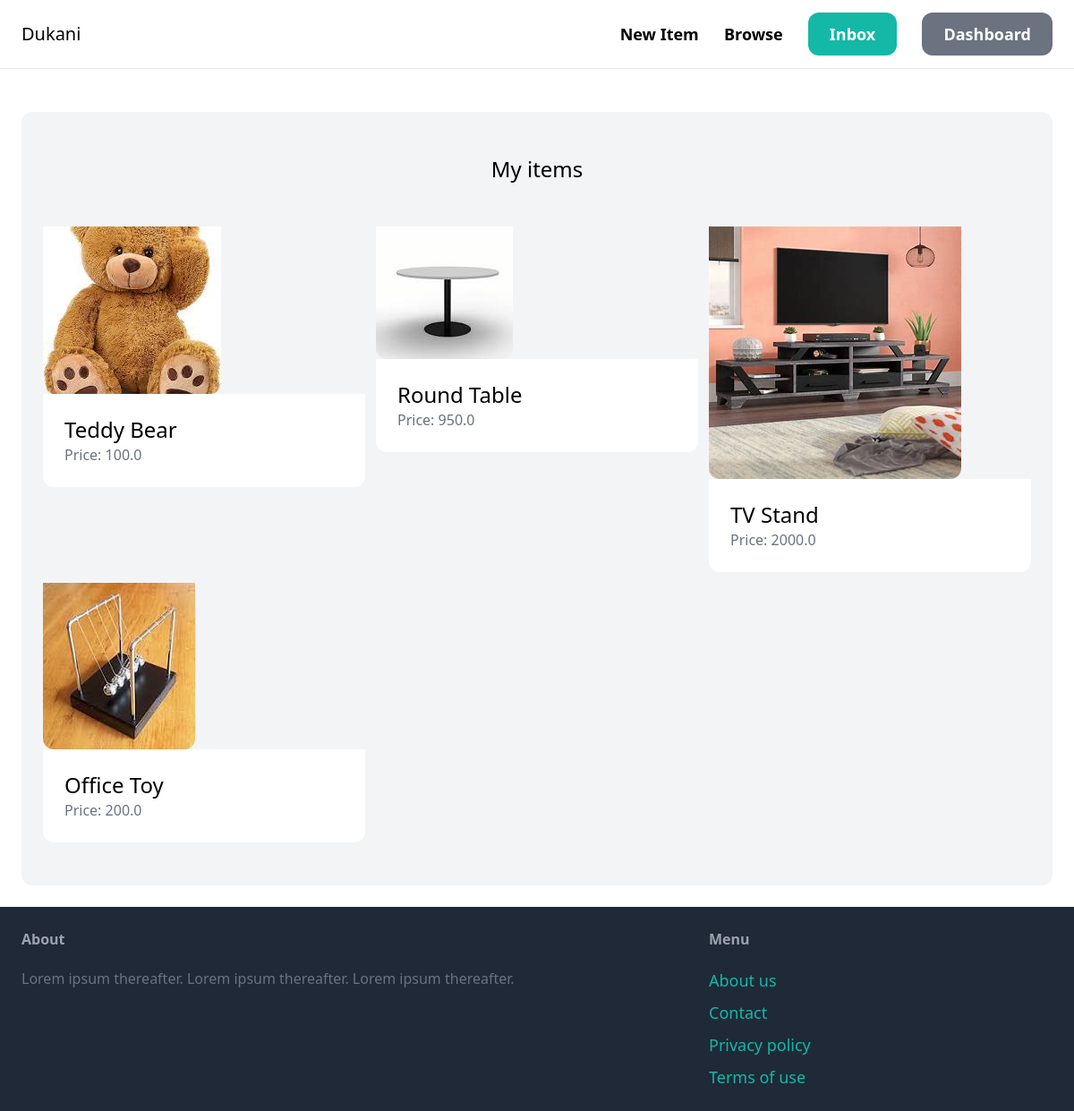
Page /dashboard/ (signed in) on the earlier database version.
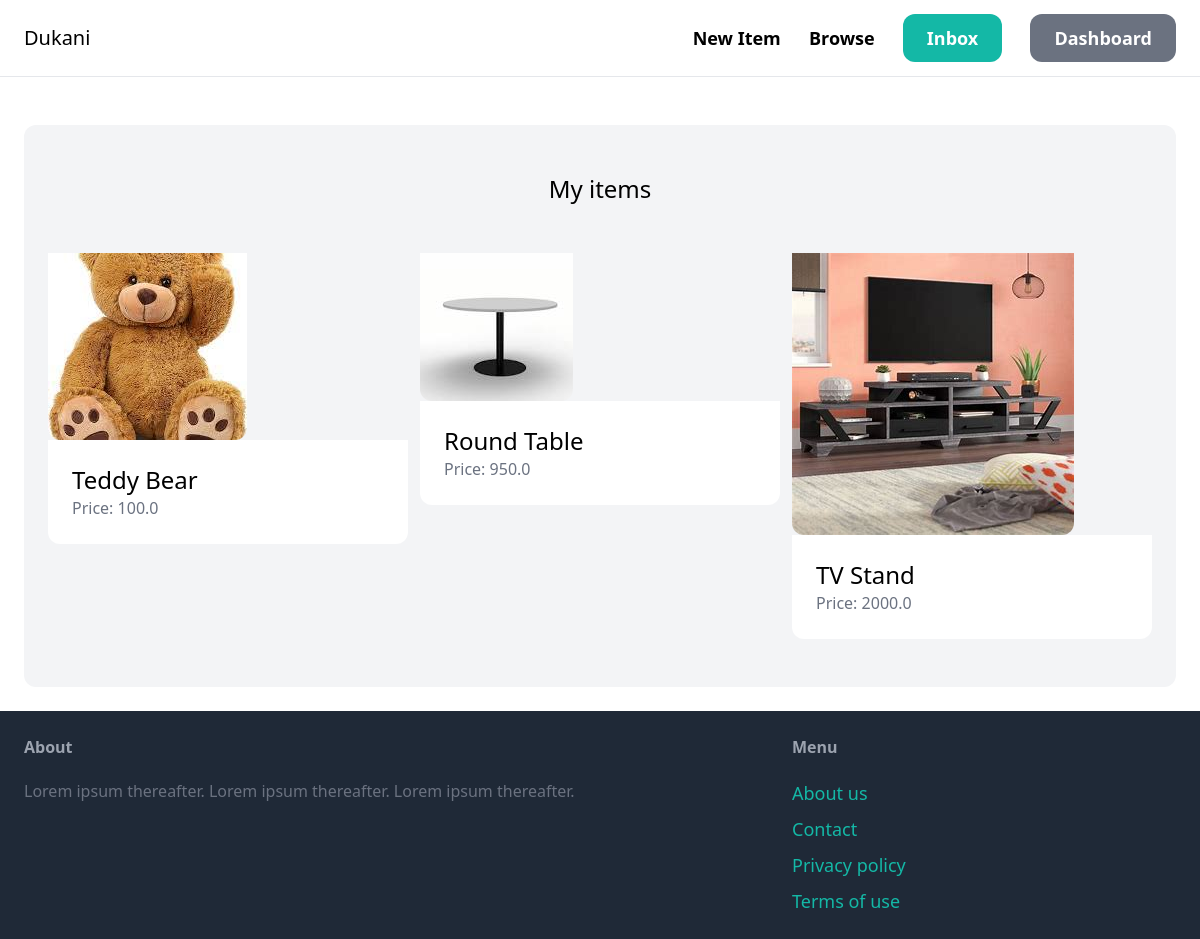
Same page on the later database version.
### item/models.py (models this page shows, shortened)
class Item(models.Model):
    category = models.ForeignKey(Category, related_name='items', on_delete=models.CASCADE)
    name = models.CharField(max_length=255)
    description = models.TextField(blank=True, null=True)
    price = models.FloatField()
    image = models.ImageField(upload_to='item_images', blank=True, null=True, default='item/round_table.jpg')
    is_sold = models.BooleanField(default=False)
    created_by = models.ForeignKey(User, related_name='items', on_delete=models.CASCADE)
    created_at = models.DateTimeField(auto_now_add=True)
    class Meta:
        verbose_name_plural = 'Items'

### dashboard/views.py (the view)
# urls.py: path('', views.index, name='index'),
@login_required
def index(request):
    items = Item.objects.filter(created_by=request.user)
    for item in items:
        if item.image and hasattr(item.image, 'url'):
            image_url = item.image.url
        else:
            image_url = 'dashboard/toy2.jpg'
    return render(request, 'dashboard/index.html', {
        'items': items,
    })

### dashboard/templates/dashboard/index.html (shortened to what this page needs)
{% extends 'core/base.html' %}
{% block content %}
    <div class="mt-6 px-6 py-12 bg-gray-100 rounded-xl">
        <h2 class="mb-12 text-2xl text-center">My items</h2>
        <div class="grid grid-cols-3 gap-3">
            {% for item in items %}
                <div>
                    <a href="{% url 'item:detail' item.id %}">
                        <div>
                            <img src="{{ item.image.url }}" class="rounded-b-xl">
                        </div>
                        <div class="p-6 bg-white rounded-b-xl">
                            <h2 class="text-2xl">{{ item.name }}</h2>
                            <p class="text-gray-500">Price: {{ item.price }}</p>
                        </div>
                    </a>
                </div>
            {% endfor %}
        </div>
    </div>
{% endblock %}

Differences in the rows shown:
no longer on this page (row edited): Item: image (picture), name "Office Toy", price "200.0"
